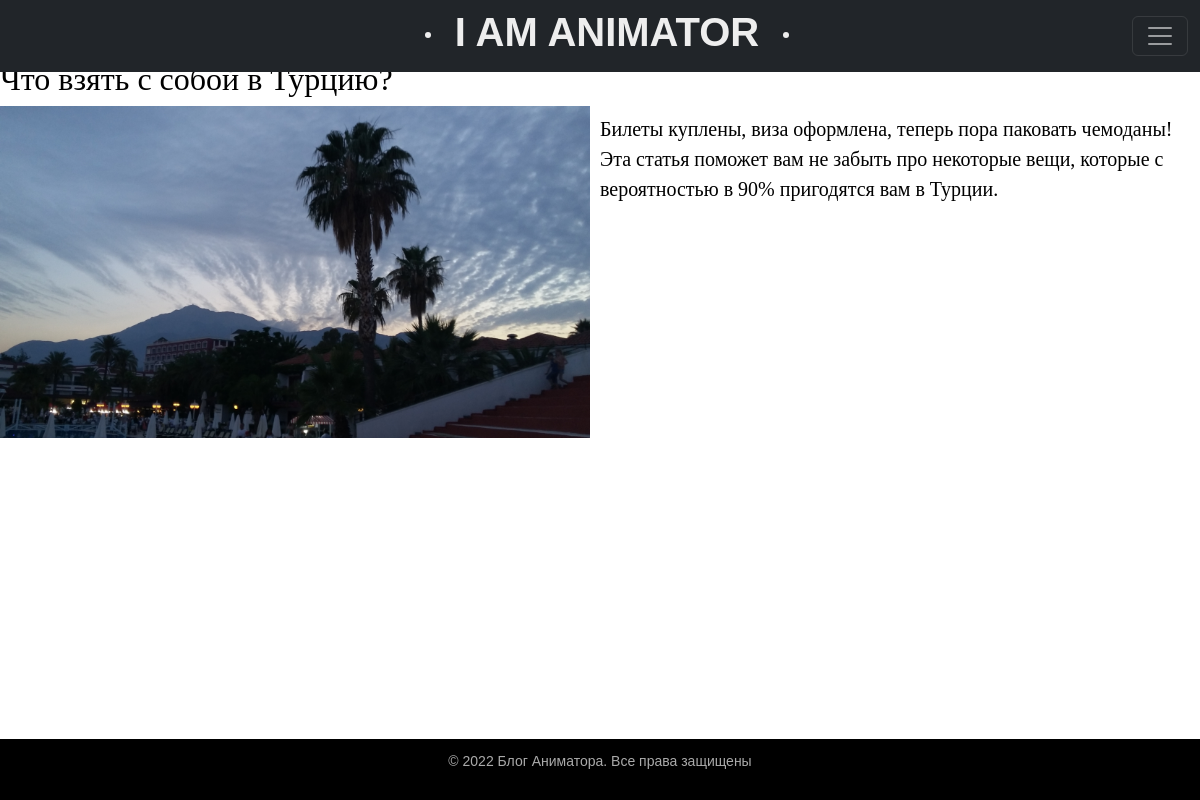
Screenshot of /post/chto-vzyat-s-soboj-v-turciyu/ with the database file from the repository.
### blog/models.py (models this page shows, shortened)
class Posts(models.Model):
    title = models.CharField(max_length=255)
    slug = models.SlugField(max_length=255, unique=True, db_index=True, verbose_name='URL')
    content = models.TextField(blank=True)
    photo = models.ImageField(upload_to='photos/%Y/%m/%d/')
    time_create = models.DateTimeField(auto_now_add=True)
    time_update = models.DateTimeField(auto_now=True)
    is_published = models.BooleanField(default=True)
    def __str__(self):
        return self.title
    class Meta:
        verbose_name = 'Посты'
        verbose_name_plural = 'Посты'
        ordering = ['-time_create', 'title']

### blog/views.py (the view)
# urls.py: path('post/<slug:post_slug>/', ShowPost.as_view(), name='post'),
class ShowPost(MutualContext, DetailView):
    model = Posts
    template_name = 'blog/post.html'
    slug_url_kwarg = 'post_slug'
    context_object_name = 'post'
    def get_context_data(self, *, object_list=None, **kwargs):
        context_dict = super().get_context_data(**kwargs)
        mutual_context_dict = self.get_user_context(title=context_dict['post'])
        return dict(list(context_dict.items()) + list(mutual_context_dict.items()))

### blog/utils.py (called while the page is built)
    def get_user_context(self, **kwargs):
        context = kwargs
        return context

### blog/templates/blog/post.html
{% extends 'blog/base.html' %}
{% block content %}
<h1>{{post.title}}</h1>
{% if post.photo %}
<p><img class="img-article-left" src="{{post.photo.url}}"></p>
{% endif %}
{{post.content | linebreaks}}
{% endblock %}

### blog/static/blog/css/styles.css (style rules this page uses)
html, body { font-family: 'Arial'; margin: 0; padding: 0; height: 100%; width: 100%; color: #000000; }
img { max-width: 600px; height: auto; }
img.img-article-left { height: auto; float: left; padding: 0 10px 10px 0; }
.content-text h1 { font-size: 32px; }

### rows the page displays
Posts: title "Что взять с собой в Турцию?", photo (picture), content "Билеты куплены, виза оформлена, теперь пора паковать чемоданы! Эта статья поможет вам не забыть про некоторые вещи, которые с вероятностью в 90% пригодятся вам в Турции."
